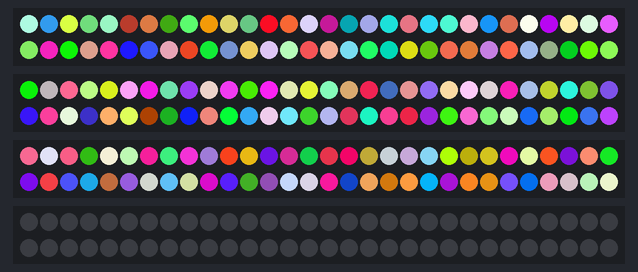
A sketch run on a simulated Arduino Uno, built with avr-gcc and run on an emulated ATmega328P. Parts: 4 × 60 RGB LEDs in strip order, left to right, continuing on the next row. Random numbers use the default seed unless the sketch sets one.

Above: at 0.1 s.
At 3.6 s:
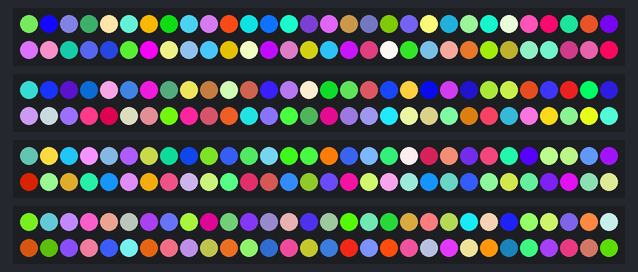
At 7.2 s:
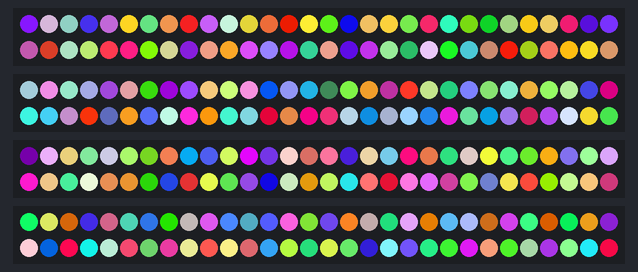
At 17.7 s:
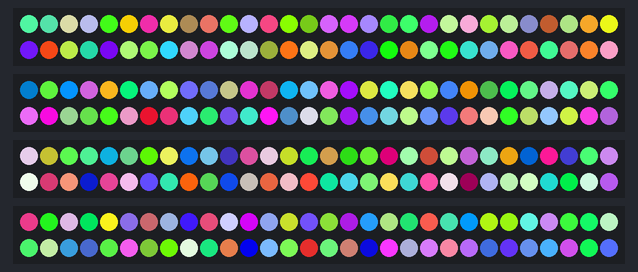
At 24.8 s:
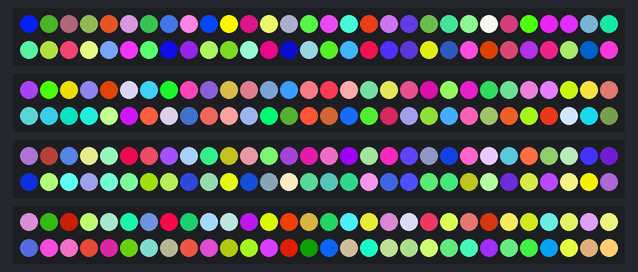
At 35.4 s:
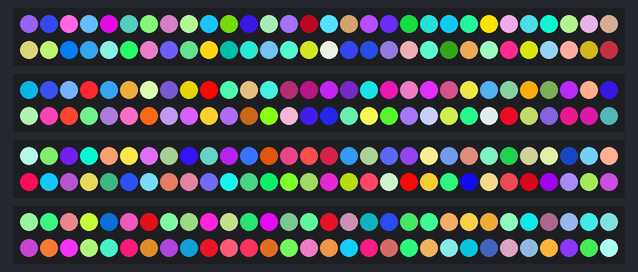

Measured:
- what the display in image 1 shows lasts 2.5 s, from 3.6 s to 6.1 s

The sketch:

4strings_random_change_adafruit_neopixel.ino
```cpp
#include <Adafruit_NeoPixel.h>

#define PIN_NEO_PIXEL_1 0 // Arduino pin that connects to NeoPixel 1
#define PIN_NEO_PIXEL_2 5 // Arduino pin that connects to NeoPixel 2
#define PIN_NEO_PIXEL_3 1 // Arduino pin that connects to NeoPixel 3
#define PIN_NEO_PIXEL_4 2 // Arduino pin that connects to NeoPixel 4
#define NUM_PIXELS 60     // The number of LEDs (pixels) on each NeoPixel

Adafruit_NeoPixel strip1(NUM_PIXELS, PIN_NEO_PIXEL_1, NEO_GRB + NEO_KHZ800);
Adafruit_NeoPixel strip2(NUM_PIXELS, PIN_NEO_PIXEL_2, NEO_GRB + NEO_KHZ800);
Adafruit_NeoPixel strip3(NUM_PIXELS, PIN_NEO_PIXEL_3, NEO_GRB + NEO_KHZ800);
Adafruit_NeoPixel strip4(NUM_PIXELS, PIN_NEO_PIXEL_4, NEO_GRB + NEO_KHZ800);

void setup() {
  strip1.begin();
  strip2.begin();
  strip3.begin();
  strip4.begin();
}

void loop() {
 // Set all pixels to red on strip 1
 for (int i = 0; i < NUM_PIXELS; i++) {
   int r = random(0, 256);
   int g = random(0, 256);
   int b = random(0, 256);
   strip1.setPixelColor(i, strip1.Color(r, g, b));
 }
 strip1.show();

 // Set all pixels to green on strip 2
 for (int i = 0; i < NUM_PIXELS; i++) {
  int r = random(0, 256);
  int g = random(0, 256);
  int b = random(0, 256);
  strip2.setPixelColor(i, strip2.Color(r, g, b));
 }
 strip2.show();

 // Set all pixels to green on strip 3

 for (int i = NUM_PIXELS; i >= 0; i--) {
  int r = random(0, 256);
  int g = random(0, 256);
  int b = random(0, 256);
  strip3.setPixelColor(i, strip3.Color(r, g, b));
 }
 strip3.show();

  // Set all pixels to green on strip 4
 for (int i = NUM_PIXELS; i >= 0; i--) {
  int r = random(0, 256);
  int g = random(0, 256);
  int b = random(0, 256);
  strip4.setPixelColor(i, strip4.Color(r, g, b));
  delay(40);
 }
 strip4.show();

 delay(1000);
}
```
